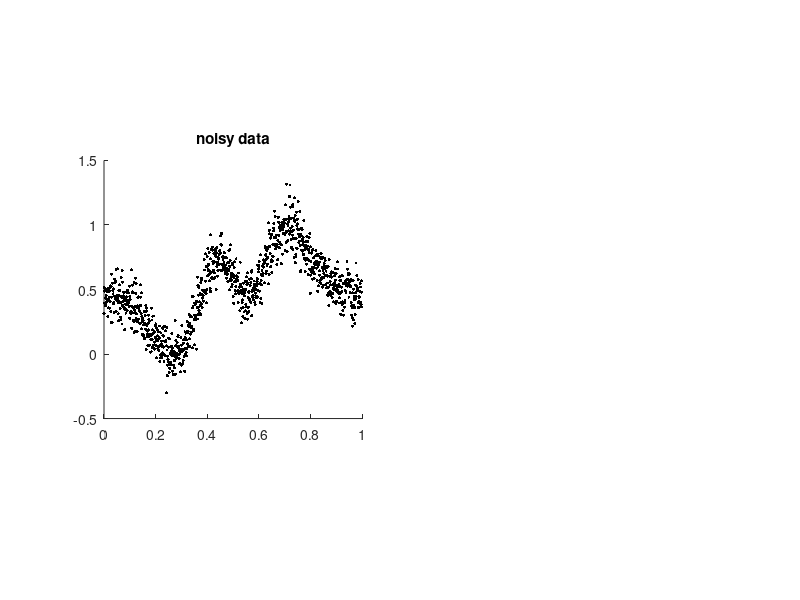

Reproduce this figure in MATLAB. (Note: this script raises an error after producing the figure.)
%
% this script calculates and plots the cv score for an equispaced example
% on the one-dimensional torus
%
%% initialization

rng('default');                      % reset random generator

fun    = @(x) peaks(6*x-3,0);        % example function
M      = 2^10;                       % number of nodes
nodes  = (0:M-1)'/M;                 % nodes in space domain
f      = fun(nodes);                 % function values
f = f-min(f); f = f/max(f);          % normalize function
f_hat = ifft(f);                     % get original f_hat

f_e    = f+0.1*randn(size(f));       % noisy function values
W      = 1/M;                        % weights in space domain
s      = 3;                          % weights in frequency domain
W_hat  = ([0:M/2-1 M/2:-1:1])'.^s+1;


lambda_0 = 1;
MaxFunEvals = 10;

%% plot noisy data

subplot(121);
scatter(nodes,real(f_e),5,'k','filled'); hold on;
axis square;
title('noisy data');


%% main computations

options = optimoptions('fminunc',...
  'SpecifyObjectiveGradient',true,...
  'OutputFcn',@outfun,...
  'Display','iter',...
  'MaxFunEvals',MaxFunEvals);

subplot(122);
lambda_min = fminunc(@(t) cvfun(f_e, t, W, W_hat),...
  log(lambda_0), options);
hold off;
lambda_min = exp(lambda_min);



%% calculate reconstruction
f_r = F(compute_f_hat(f_e,lambda_min,W,W_hat));


%% plot reconstruction

subplot(121);
plot(nodes,real(f_r)); hold off;
title('noisy data and reconstruction');


%% helper functions

function stop = outfun(x, optimValues, ~)
  stop = false;
  loglog(exp(x),exp(optimValues.fval),'k.');
  xlabel('\lambda');
  ylabel('cv score');
  axis square;
  hold on;
  drawnow;
end

function [val,grad] = cvfun(f,t,W,W_hat)
  f_hat = W*length(f)*ifft(f);
  f_1 = F(f_hat./(1+exp(t)*W_hat));
  f_2 = F(f_hat.*W_hat./(1+exp(t)*W_hat).^2);
  
  h = W*sum(1./(1+exp(t)*W_hat));
  val = sum(((f_1-f)./(1-h)).^2);
  val = real(val);
  
  h2 = W*sum(W_hat./(1+exp(t)*W_hat).^2);
  
  grad = -2*sum(...
    h2.*(f_1-f).^2./(1-h).^3+...
    f_2.*(f_1-f)./(1-h).^2);
  grad = real(grad)/val*exp(t);
  val = log(val);
end

% variant not in log scale 
% function [val,grad] = cvfun(f,lambda,W,W_hat)
%   f_hat = W*length(f)*ifft(f);
%   f_1 = F(f_hat./(1+lambda*W_hat));
%   f_2 = F(f_hat.*W_hat./(1+lambda*W_hat).^2);
%   
%   h = W*sum(1./(1+lambda*W_hat));
%   val = sum(((f_1-f)./(1-h)).^2);
%   val = real(val);
%   
%   h2 = W*sum(W_hat./(1+lambda*W_hat).^2);
%   
%   grad = -2*sum(...
%     h2.*(f_1-f).^2./(1-h).^3+...
%     f_2.*(f_1-f)./(1-h).^2);
%   grad = real(grad);
% end

function f_hat = compute_f_hat(f,lambda,W,W_hat)
  f_hat = W*length(f)*ifft(f);
  f_hat = f_hat./(1+lambda*W_hat);
end

function f = F(f_hat)
  f = fft(f_hat);
end